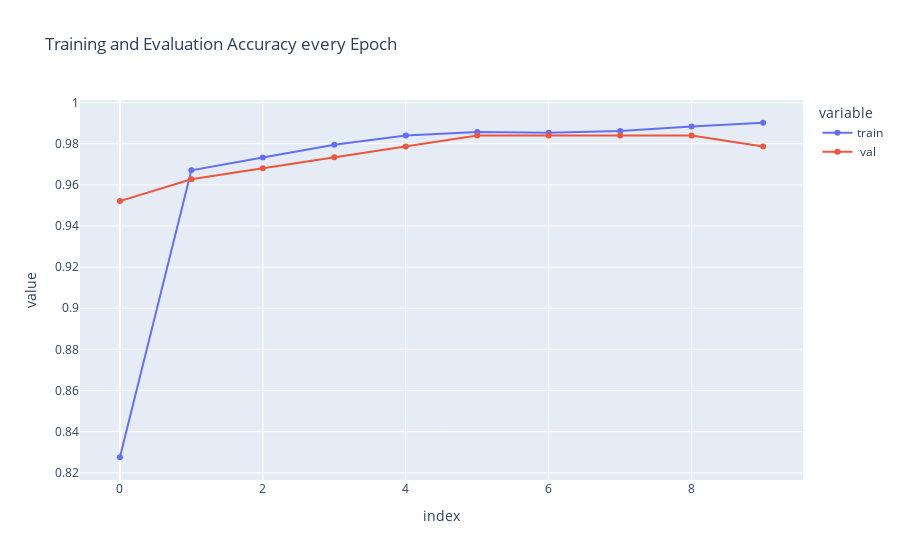

Write notebook code for a chart like this one.
### Code cell
from plotly.offline import iplot, init_notebook_mode
import plotly. express as px
import pandas as pd
init_notebook_mode(connected=True)
acc = pd.DataFrame( {'train' : history.history['acc' ], ' val' : history.history[ 'val_acc' ]})
fig = px.line(acc, x=acc.index, y=acc.columns[0 :: ], title='Training and Evaluation Accuracy every Epoch', markers=True)
fig.show()

### Figure 1 — Plotly figure (JSON) as saved in the notebook; plotly's stock layout.template omitted (floating-point values rounded to 4 significant figures)
{"data": [{"hovertemplate": "variable=train<br>index=%{x}<br>value=%{y}<extra></extra>", "legendgroup": "train", "line": {"color": "#636efa", "dash": "solid"}, "marker": {"symbol": "circle"}, "mode": "lines+markers", "name": "train", "orientation": "v", "showlegend": true, "type": "scatter", "x": [0, 1, 2, 3, 4, 5, 6, 7, 8, 9], "xaxis": "x", "y": [0.8276, 0.9671, 0.9733, 0.9796, 0.984, 0.9858, 0.9853, 0.9862, 0.9884, 0.9902], "yaxis": "y"}, {"hovertemplate": "variable= val<br>index=%{x}<br>value=%{y}<extra></extra>", "legendgroup": " val", "line": {"color": "#EF553B", "dash": "solid"}, "marker": {"symbol": "circle"}, "mode": "lines+markers", "name": " val", "orientation": "v", "showlegend": true, "type": "scatter", "x": [0, 1, 2, 3, 4, 5, 6, 7, 8, 9], "xaxis": "x", "y": [0.9521, 0.9628, 0.9681, 0.9734, 0.9787, 0.984, 0.984, 0.984, 0.984, 0.9787], "yaxis": "y"}], "layout": {"legend": {"title": {"text": "variable"}, "tracegroupgap": 0}, "title": {"text": "Training and Evaluation Accuracy every Epoch"}, "xaxis": {"anchor": "y", "domain": [0, 1], "title": {"text": "index"}}, "yaxis": {"anchor": "x", "domain": [0, 1], "title": {"text": "value"}}}}
